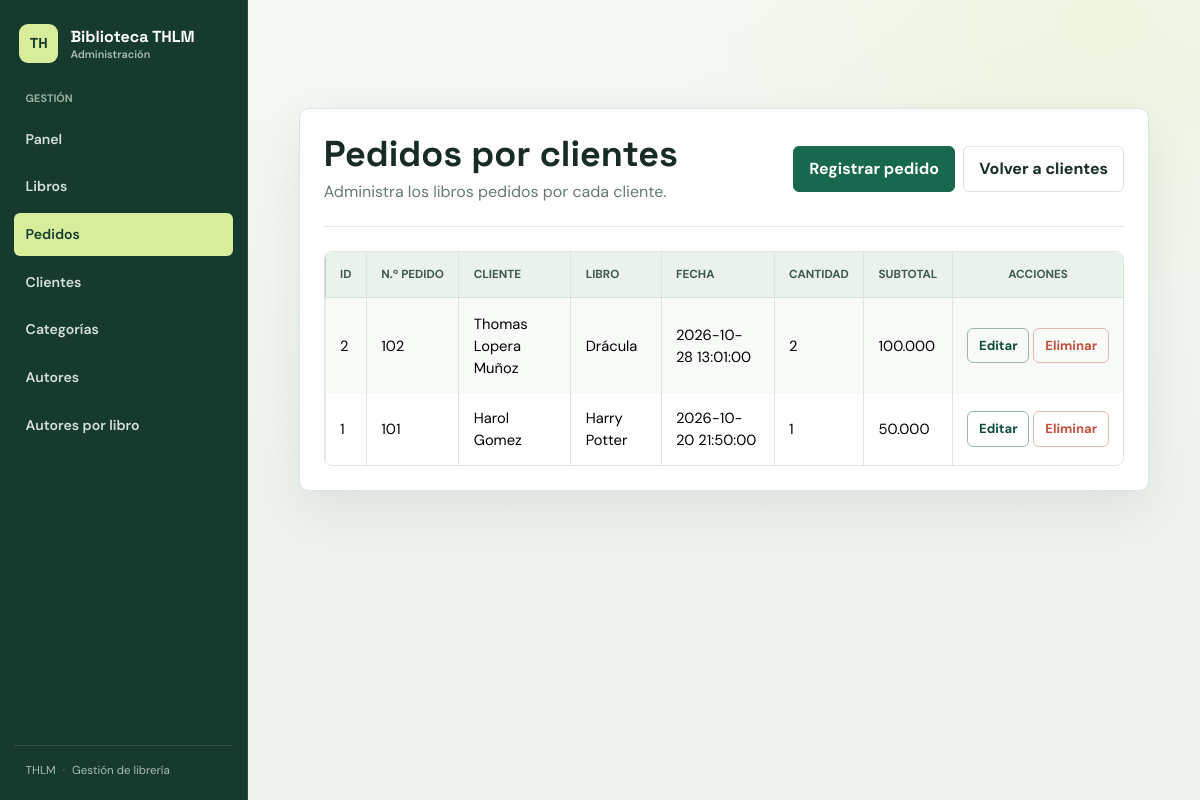
/vistas/crud_pedidos.php, run on the app's committed database.
### tables this page shows
CREATE TABLE `pedidos_cliente` (
  `id_pedido` int(11) NOT NULL,
  `nro_pedido` int(11) NOT NULL,
  `id_cliente` int(11) NOT NULL,
  `isbn` int(11) NOT NULL,
  `fecha_pedido` datetime NOT NULL DEFAULT current_timestamp(),
  `cantidad` int(11) NOT NULL DEFAULT 1,
  `subtotal` int(11) NOT NULL
);

CREATE TABLE `clientes` (
  `id_cliente` int(11) NOT NULL,
  `identificacion` varchar(12) NOT NULL,
  `nombre` varchar(64) NOT NULL,
  `apellidos` varchar(64) NOT NULL,
  `celular` varchar(15) NOT NULL,
  `direccion` varchar(128) NOT NULL,
  `correo` varchar(128) NOT NULL
);

CREATE TABLE `libros` (
  `isbn` int(11) NOT NULL,
  `titulo` varchar(128) NOT NULL,
  `categoria` int(11) NOT NULL,
  `fecha_publicacion` date NOT NULL,
  `precio` int(11) NOT NULL CHECK (`precio` >= 0),
  `portada` varchar(128) DEFAULT 'no_imagen.png',
  `cantidad_stock` int(11) NOT NULL CHECK (`cantidad_stock` >= 0)
);

### controler/conexionbd.php (called while the page is built, shortened)
<?php
    class ConexionBD {
    public static function getConn() {
        $link = null;
    try {
        $link = new PDO(
            "mysql:host=" . DB_HOST . ";port=" . DB_PORT . ";dbname=" . DB_NAME . ";charset=utf8mb4",
            DB_USER,
            DB_PASSWORD,
            array(PDO::ATTR_ERRMODE => PDO::ERRMODE_EXCEPTION)
        );
    } catch (PDOException $pdoe) {
        exit("Error: " . $pdoe->getMessage());
    }
    return $link;
    }
    }
?>

### controler/pedidos_por_clientesctrl.php (called while the page is built, shortened)
<?php
require_once __DIR__ . '/conexionbd.php';
class PedidosPorClientesCtrl {
    private $conn;
    public function __construct() {
        $this->conn = ConexionBD::getConn();
    }
    public function listar() {
        try {
            return $this->conn->query(
                "SELECT p.id_pedido, p.nro_pedido, p.id_cliente, p.isbn, p.fecha_pedido,
                        p.cantidad, p.subtotal, c.nombre AS nombre_cliente,
                        c.apellidos AS apellidos_cliente, l.titulo
                 FROM pedidos_cliente p
                 INNER JOIN clientes c ON c.id_cliente = p.id_cliente
                 INNER JOIN libros l ON l.isbn = p.isbn
                 ORDER BY p.id_pedido DESC"
            )->fetchAll(PDO::FETCH_ASSOC);
        } catch (Exception $exc) {
            error_log("Error al listar pedidos: " . $exc->getMessage());
            return [];
        }
    }
}

### vistas/crud_pedidos.php (the view, shortened to what this page needs)
<?php
require_once __DIR__ . '/../controler/pedidos_por_clientesctrl.php';
function escaparPedido($valor) {
    return htmlspecialchars((string) $valor, ENT_QUOTES, 'UTF-8');
}
$ctrlPedidos = new PedidosPorClientesCtrl();
$pedidos = $ctrlPedidos->listar();
?>
<!DOCTYPE html>
<html lang="es">
<head>
    <link href="https://cdn.jsdelivr.net/npm/bootstrap@5.3.8/dist/css/bootstrap.min.css" rel="stylesheet">
    <link rel="stylesheet" href="assets/admin.css">
</head>
<body>
<?php require __DIR__ . '/partials/topbar.php'; ?>
<main class="container">
    <div class="row justify-content-center">
        <div class="col-12 col-xl-11 border p-4 mt-5 mb-5 rounded-2 shadow-lg">
            <div class="d-flex flex-column flex-sm-row justify-content-between align-items-sm-center gap-3 mb-4">
                <div>
                    <h1 class="h2 mb-1">Pedidos por clientes</h1>
                    <p class="text-body-secondary mb-0">Administra los libros pedidos por cada cliente.</p>
                </div>
                <div class="d-flex flex-wrap gap-2">
                    <a href="form_pedido.php" class="btn btn-primary">Registrar pedido</a>
                    <a href="crud_c.php" class="btn btn-outline-secondary">Volver a clientes</a>
                </div>
            </div>
            <div class="table-responsive">
                <table class="table table-striped table-hover table-bordered align-middle mb-0">
                    <thead class="table-light">
                        <tr>
                            <th scope="col">ID</th><th scope="col">N.º pedido</th>
                            <th scope="col">Cliente</th><th scope="col">Libro</th>
                            <th scope="col">Fecha</th><th scope="col">Cantidad</th>
                            <th scope="col">Subtotal</th><th scope="col" class="text-center">Acciones</th>
                        </tr>
                    </thead>
                    <tbody>
                    <?php if (!$pedidos): ?>
                        <tr><td colspan="8" class="text-center text-body-secondary py-4">No hay pedidos registrados.</td></tr>
                    <?php else: ?>
                        <?php foreach ($pedidos as $pedido): ?>
                            <tr>
                                <td><?= escaparPedido($pedido['id_pedido']) ?></td>
                                <td><?= escaparPedido($pedido['nro_pedido']) ?></td>
                                <td><?= escaparPedido($pedido['nombre_cliente'] . ' ' . $pedido['apellidos_cliente']) ?></td>
                                <td><?= escaparPedido($pedido['titulo']) ?></td>
                                <td><?= escaparPedido($pedido['fecha_pedido']) ?></td>
                                <td><?= escaparPedido($pedido['cantidad']) ?></td>
                                <td><?= escaparPedido(number_format((float) $pedido['subtotal'], 0, ',', '.')) ?></td>
                                <td class="text-center text-nowrap">
                                    <a href="form_pedido.php?id=<?= rawurlencode((string) $pedido['id_pedido']) ?>"
                                       class="btn btn-sm btn-outline-primary">Editar</a>
                                    <form method="post" class="d-inline" onsubmit="return confirm('¿Eliminar este pedido?');">
                                        <button type="submit" class="btn btn-sm btn-outline-danger">Eliminar</button>
                                    </form>
                                </td>
                            </tr>
                        <?php endforeach; ?>
                    <?php endif; ?>
                    </tbody>
                </table>
            </div>
        </div>
    </div>
</main>
</body>
</html>

### vistas/assets/admin.css (style rules this page uses)
:root { --admin-bg: #edf2ee; --admin-surface: #ffffff; --admin-ink: #182b25; --admin-muted: #687970; --admin-green: #17684f; --admin-green-dark: #104c3c; --admin-lime: #d7ed9b; --admin-coral: #bf513d; --admin-line: #dce5de; --admin-shadow: 0 18px 50px rgba(24, 43, 37, .08); }
html { min-width: 320px; }
body { min-height: 100vh; color: var(--admin-ink); background: radial-gradient(ellipse at 92% 3%, rgba(215, 237, 155, .24), transparent 28rem), linear-gradient(180deg, #f5f8f5 0, var(--admin-bg) 34rem); font-family: "DM Sans", sans-serif; }
h1, h2, h3, .navbar-brand { font-family: "Space Grotesk", sans-serif; }
main.container { padding-top: clamp(2rem, 5vw, 4.25rem); padding-bottom: 4rem; }
main.container > .row { --bs-gutter-x: 0; }
main.container > .row > [class*="col-"] { max-width: 1120px; padding: clamp(1.25rem, 3vw, 2.5rem); border: 1px solid var(--admin-line) !important; border-radius: 10px !important; background: var(--admin-surface); box-shadow: var(--admin-shadow) !important; }
main.container > .row > [class*="col-"] h1 { margin-bottom: .45rem; font-size: clamp(1.8rem, 3vw, 2.4rem); font-weight: 700; letter-spacing: 0; }
main.container > .row > [class*="col-"] > .d-flex:first-child { padding-bottom: 1.35rem; border-bottom: 1px solid var(--admin-line); }
.text-body-secondary, .text-secondary, .text-muted { color: var(--admin-muted) !important; }
.btn { min-height: 42px; padding: .62rem .95rem; border-radius: 6px; font-weight: 700; transition: transform .16s ease, background-color .16s ease, border-color .16s ease; }
.btn-sm { min-height: 34px; padding: .42rem .68rem; font-size: .82rem; }
.btn-primary { border-color: var(--admin-green); background: var(--admin-green); }
.btn-outline-primary { border-color: #9ab8a7; color: var(--admin-green-dark); }
.btn-outline-secondary { border-color: var(--admin-line); color: var(--admin-ink); }
.btn-outline-danger { border-color: #e6b9b0; color: var(--admin-coral); }
.table-responsive { overflow: auto; border: 1px solid var(--admin-line); border-radius: 8px; }
.table { --bs-table-bg: #fff; --bs-table-striped-bg: #f7faf7; --bs-table-hover-bg: #eff6ef; --bs-table-border-color: #e7eee8; margin: 0; color: var(--admin-ink); vertical-align: middle; }
.table > :not(caption) > * > * { padding: .88rem .9rem; }
.table thead th { border-bottom: 1px solid #d5e2d8; background: #eaf2eb; color: #40594d; font-size: .73rem; font-weight: 700; text-transform: uppercase; white-space: nowrap; }
.table tbody td { font-size: .92rem; }
.table-bordered > :not(caption) > * { border-width: 0; }
.table-bordered > :not(caption) > * > * { border-right: 1px solid var(--admin-line); }
.table-bordered > :not(caption) > * > *:last-child { border-right: 0; }
.table-striped > tbody > tr:nth-of-type(odd) > * { --bs-table-bg-type: #f7faf7; }
@media (min-width: 576px) { main.container { width: calc(100% - 248px); max-width: none; margin: 0 0 0 248px; } }

### data on the page
pedidos_cliente: id_pedido "2", nro_pedido "102", id_cliente.apellidos "Thomas Lopera Muñoz", isbn.titulo "Drácula", fecha_pedido "2026-10-28 13:01:00", cantidad "2", subtotal "100.000"
pedidos_cliente: id_pedido "1", nro_pedido "101", id_cliente.apellidos "Harol Gomez", isbn.titulo "Harry Potter", fecha_pedido "2026-10-20 21:50:00", cantidad "1", subtotal "50.000"

### other printed values
$etiqueta "Panel"
$etiqueta "Libros"
$etiqueta "Pedidos"
$etiqueta "Clientes"
$etiqueta "Categorías"
$etiqueta "Autores"
$etiqueta "Autores por libro"
